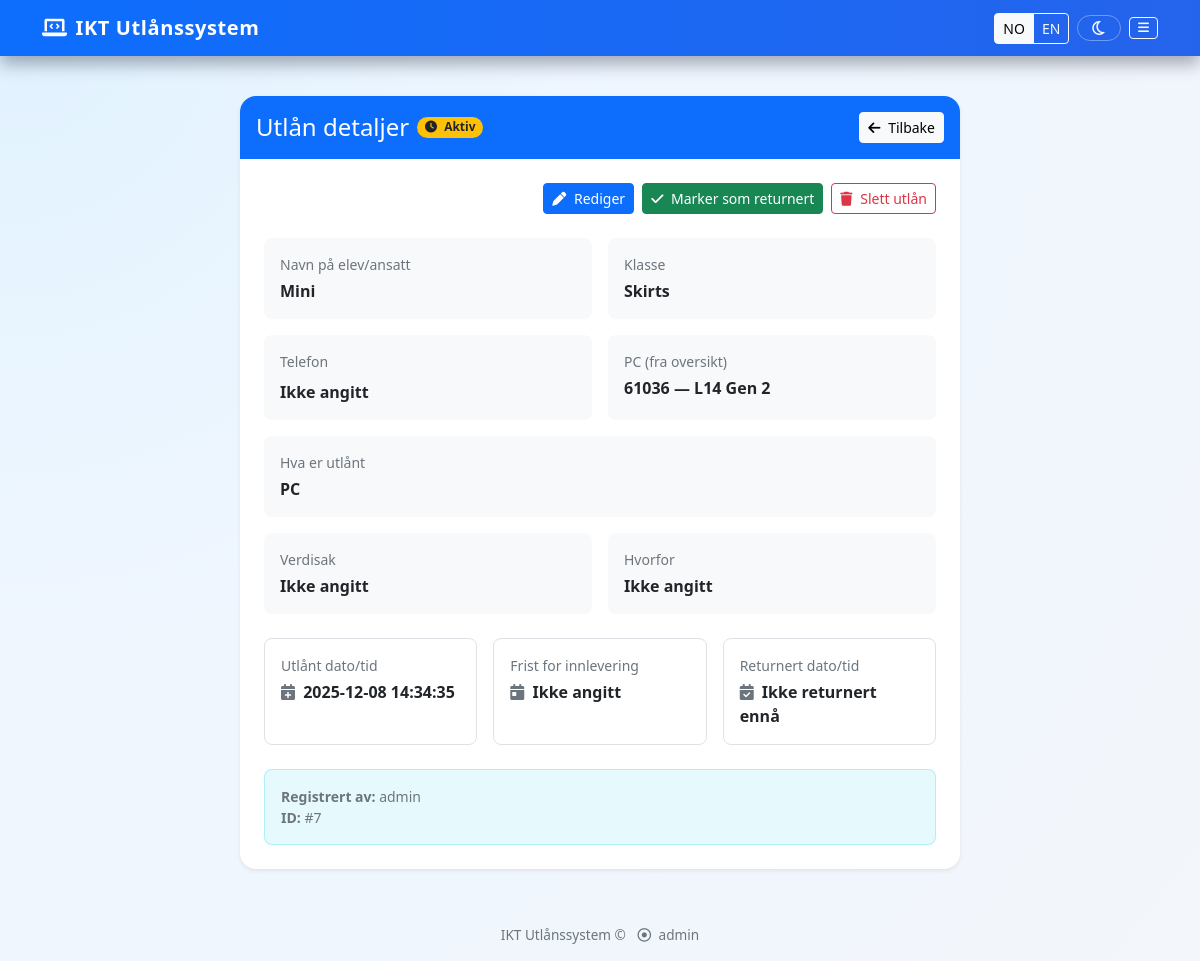
Screenshot of /loan/7 (signed in) with the database file from the repository.
### app.py (models this page shows, shortened)
class Loan(db.Model):
    __tablename__ = "loan"
    id = db.Column(db.Integer, primary_key=True)
    borrower_name = db.Column(db.String(100), nullable=False)
    borrower_phone = db.Column(db.String(30))
    class_info = db.Column(db.String(50))
    item = db.Column(db.String(100), nullable=False)
    reason = db.Column(db.String(200))
    checkout_date = db.Column(db.DateTime, default=datetime.utcnow)
    value = db.Column(db.String(100))
    due_date = db.Column(db.DateTime, nullable=True)
    return_date = db.Column(db.DateTime, nullable=True)
    user_id = db.Column(db.Integer, db.ForeignKey('user.id'), nullable=False)
    is_returned = db.Column(db.Boolean, default=False)
    pc_id = db.Column(db.Integer, db.ForeignKey('pc.id'), nullable=True)
    pc = db.relationship('PC', backref='loans')

class PC(db.Model):
    __tablename__ = "pc"  # stabilt tabellnavn
    id = db.Column(db.Integer, primary_key=True)
    ok_number = db.Column(db.String(50), unique=True, nullable=False)
    model_type = db.Column(db.String(100), nullable=False)
    notes = db.Column(db.String(200))

class User(db.Model):
    id = db.Column(db.Integer, primary_key=True)
    username = db.Column(db.String(100), unique=True, nullable=False)
    password_hash = db.Column(db.String(200), nullable=False)
    is_admin = db.Column(db.Boolean, default=False)
    loans = db.relationship('Loan', backref='user', lazy=True)

### app.py (the view)
@app.route('/loan/<int:loan_id>')
@login_required
def loan_detail(loan_id):
    loan = Loan.query.get_or_404(loan_id)
    loan.checkout_date_local = utc_to_local(loan.checkout_date)
    loan.return_date_local = utc_to_local(loan.return_date)
    is_admin = session.get('is_admin', False)
    is_owner = loan.user_id == session.get('user_id')
    if not is_admin and not is_owner:
        flash('Du har ikke tilgang til å se dette utlånet.', 'danger')
        return redirect(url_for('dashboard'))
    return render_template(
        'loan_detail.html',
        loan=loan,
        is_admin=is_admin,
        is_owner=is_owner
    )

### app.py (called while the page is built)
def translate(text: str) -> str:
    lang = session.get("lang", "no")
    if lang == "en":
        return translations.get("en", {}).get(text, text)
    return text

def translate_item(text: str) -> str:
    if not text:
        return text
    lang = session.get("lang", "no")
    if lang == "en":
        return item_translations_en.get(text, text)
    return text

def translate_class(text: str) -> str:
    if not text:
        return text
    lang = session.get("lang", "no")
    if lang == "en":
        return class_translations_en.get(text, text)
    return text

def utc_to_local(utc_dt):
    if utc_dt is None:
        return None
    if OSLO_TZ is None:
        return utc_dt
    local_tz = OSLO_TZ
    if utc_dt.tzinfo is None:
        utc_dt = utc_dt.replace(tzinfo=UTC_TZ)
    return utc_dt.astimezone(local_tz)

def login_required(f):
    @wraps(f)
    def wrap(*args, **kwargs):
        if 'user_id' not in session:
            flash('Du må logge inn først.', 'danger')
            return redirect(url_for('login'))
        return f(*args, **kwargs)
    return wrap

@app.context_processor
def inject_admin_flag():
    return {
        "is_admin": session.get("is_admin", False),
        "t": translate,
        "item_t": translate_item,
        "class_t": translate_class,  # 👈 use this in templates for loan.class_info
        "current_lang": session.get("lang", "no"),
    }

### templates/loan_detail.html (shortened to what this page needs)
{% extends 'base.html' %}
{% block content %}
<div class="container py-3">
  <div class="row justify-content-center">
    <div class="col-lg-9 col-xl-8">
      <div class="card shadow-sm border-0">
        <div class="card-header bg-primary text-white p-3 border-0 rounded-top">
          <div class="d-flex flex-column flex-md-row justify-content-between align-items-md-center gap-2">
            <div class="d-flex align-items-center gap-2">
              <h4 class="mb-0">{{ t('Utlån detaljer') }}</h4>
              {% if loan.is_returned %}
              <span class="badge rounded-pill bg-success">
                <i class="fas fa-check me-1"></i> {{ t('Returnert') }}
              </span>
              {% else %}
              <span class="badge rounded-pill bg-warning text-dark">
                <i class="fas fa-clock me-1"></i> {{ t('Aktiv') }}
              </span>
              {% endif %}
            </div>
            <div class="d-flex gap-2">
              <a href="{{ url_for('dashboard') }}" class="btn btn-light btn-sm">
                <i class="fas fa-arrow-left me-1"></i> {{ t('Tilbake') }}
              </a>
            </div>
          </div>
        </div>
        <div class="card-body p-4">
          <div class="d-flex flex-wrap justify-content-end gap-2 mb-4">
            {% if (is_admin or is_owner) %}
            <a href="{{ url_for('edit_loan', loan_id=loan.id) }}" class="btn btn-primary btn-sm">
              <i class="fas fa-pen me-1"></i> {{ t('Rediger') }}
            </a>
            {% endif %}
            {% if not loan.is_returned and (is_admin or is_owner) %}
            <form method="post" action="{{ url_for('return_loan', loan_id=loan.id) }}" class="d-inline">
              <button type="submit" class="btn btn-success btn-sm">
                <i class="fas fa-check me-1"></i> {{ t('Marker som returnert') }}
              </button>
            </form>
            {% endif %}
            {% if is_admin %}
            <form method="post" action="{{ url_for('delete_loan', loan_id=loan.id) }}" class="d-inline"
              onsubmit="return confirm('{{ t('Er du sikker på at du vil slette dette utlånet? Denne handlingen kan ikke angres.') }}');">
              <button type="submit" class="btn btn-outline-danger btn-sm">
                <i class="fas fa-trash me-1"></i> {{ t('Slett utlån') }}
              </button>
            </form>
            {% endif %}
          </div>
          <div class="row g-3">
            <div class="col-md-6">
              <div class="p-3 bg-light rounded-3 h-100">
                <div class="text-muted small mb-1">{{ t('Navn på elev/ansatt') }}</div>
                <div class="fw-semibold">{{ loan.borrower_name }}</div>
              </div>
            </div>
            <div class="col-md-6">
              <div class="p-3 bg-light rounded-3 h-100">
                <div class="text-muted small mb-1">{{ t('Klasse') }}</div>
                <div class="fw-semibold">
                  {% if loan.class_info %}
                  {{ class_t(loan.class_info) }}
                  {% else %}
                  {{ t('Ikke angitt') }}
                  {% endif %}
                </div>
              </div>
            </div>
            <div class="col-md-6">
              <div class="p-3 bg-light rounded-3 h-100">
                <div class="text-muted small mb-2">{{ t('Telefon') }}</div>
                {% if loan.borrower_phone %}
                <div class="d-flex align-items-center justify-content-between border rounded-3 bg-white px-3 py-2">
                  <a href="tel:{{ loan.borrower_phone }}" class="text-decoration-none fw-semibold">
                    <i class="fa-solid fa-phone me-2 text-success"></i>{{ loan.borrower_phone }}
                  </a>
                  <button type="button" class="btn btn-sm btn-outline-secondary" id="copyPhoneBtn"
                    title="Kopier nummer">
                    <i class="fa-regular fa-copy"></i>
                  </button>
                </div>
                <div class="text-muted small mt-1">
                  {{ t('Klikk nummeret for å ringe.') }}
                </div>
                {% else %}
                <div class="fw-semibold">{{ t('Ikke angitt') }}</div>
                {% endif %}
              </div>
            </div>
            {% if loan.pc %}
            <div class="col-md-6">
              <div class="p-3 bg-light rounded-3 h-100">
                <div class="text-muted small mb-1">{{ t('PC (fra oversikt)') }}</div>
                <div class="fw-semibold">
                  {{ loan.pc.ok_number }} — {{ loan.pc.model_type }}
                </div>
              </div>
            </div>
            {% endif %}
            <div class="col-12">
              <div class="p-3 bg-light rounded-3">
                <div class="text-muted small mb-1">{{ t('Hva er utlånt') }}</div>
                <div class="fw-semibold">{{ item_t(loan.item) }}</div>
              </div>
            </div>
            <div class="col-md-6">
              <div class="p-3 bg-light rounded-3 h-100">
                <div class="text-muted small mb-1">{{ t('Verdisak') }}</div>
                <div class="fw-semibold">{{ loan.value or t('Ikke angitt') }}</div>
              </div>
            </div>
            <div class="col-md-6">
              <div class="p-3 bg-light rounded-3 h-100">
                <div class="text-muted small mb-1">{{ t('Hvorfor') }}</div>
                <div class="fw-semibold">{{ loan.reason or t('Ikke angitt') }}</div>
              </div>
            </div>
          </div>
          <div class="row g-3 mt-2">
            <div class="col-md-4">
              <div class="p-3 border rounded-3 h-100">
                <div class="text-muted small mb-1">{{ t('Utlånt dato/tid') }}</div>
                <div class="fw-semibold">
                  <i class="fas fa-calendar-plus me-1 text-muted"></i>
                  {{ loan.checkout_date_local.strftime('%Y-%m-%d %H:%M:%S') }}
                </div>
              </div>
            </div>
            <div class="col-md-4">
              <div class="p-3 border rounded-3 h-100">
                <div class="text-muted small mb-1">{{ t('Frist for innlevering') }}</div>
                <div class="fw-semibold">
                  <i class="fas fa-calendar-day me-1 text-muted"></i>
                  {% if loan.due_date %}
                  {{ loan.due_date.strftime('%Y-%m-%d') }}
                  {% else %}
                  {{ t('Ikke angitt') }}
                  {% endif %}
                </div>
              </div>
            </div>
            <div class="col-md-4">
              <div class="p-3 border rounded-3 h-100">
                <div class="text-muted small mb-1">{{ t('Returnert dato/tid') }}</div>
                <div class="fw-semibold">
                  <i class="fas fa-calendar-check me-1 text-muted"></i>
                  {% if loan.return_date %}
                  {{ loan.return_date_local.strftime('%Y-%m-%d %H:%M:%S') }}
                  {% else %}
                  {{ t('Ikke returnert ennå') }}
                  {% endif %}
                </div>
              </div>
            </div>
          </div>
          <div class="mt-4 p-3 bg-info bg-opacity-10 border border-info border-opacity-25 rounded-3">
            <div class="small text-muted">
              <div><strong>{{ t('Registrert av:') }}</strong> {{ loan.user.username }}</div>
              <div><strong>ID:</strong> #{{ loan.id }}</div>
            </div>
          </div>
        </div>
      </div>
    </div>
  </div>
</div>
{% endblock %}

### templates/base.html (shortened to what this page needs)
<!DOCTYPE html>
<html lang="{{ 'en' if current_lang == 'en' else 'nb' }}">
<head>
    <link href="https://cdn.jsdelivr.net/npm/bootstrap@5.3.0-alpha1/dist/css/bootstrap.min.css" rel="stylesheet">
    <link rel="stylesheet" href="https://cdnjs.cloudflare.com/ajax/libs/font-awesome/6.0.0/css/all.min.css">
</head>
<body>
    <nav class="navbar navbar-dark fixed-top">
        <div class="container d-flex justify-content-between align-items-center">
            <a class="navbar-brand d-flex align-items-center gap-2"
                href="{{ url_for('dashboard') if session.get('user_id') else url_for('login') }}">
                <i class="fa-solid fa-laptop-code"></i>
                <span>{{ t('IKT Utlånssystem') }}</span>
            </a>
            <div class="d-flex align-items-center gap-2">
                <div class="btn-group">
                    <a href="{{ url_for('set_language', lang_code='no') }}"
                        class="btn btn-sm btn-outline-light {% if current_lang in ['no', 'nb'] %}active{% endif %}"
                        title="{{ t('Bytt til norsk') }}">
                        NO
                    </a>
                    <a href="{{ url_for('set_language', lang_code='en') }}"
                        class="btn btn-sm btn-outline-light {% if current_lang == 'en' %}active{% endif %}"
                        title="{{ t('Switch to English') }}">
                        EN
                    </a>
                </div>
                {% if session.user_id %}
                <button id="themeToggle" type="button" class="btn btn-sm btn-outline-light theme-toggle-btn btn-icon">
                    <i class="fa-regular fa-moon" id="themeIcon"></i>
                </button>
                <button class="btn btn-sm btn-outline-light btn-icon" type="button" data-bs-toggle="offcanvas"
                    data-bs-target="#mainMenu" aria-controls="mainMenu">
                    <i class="fa-solid fa-bars"></i>
                </button>
                {% endif %}
            </div>
        </div>
    </nav>
    <div class="content container py-4">
        {% block content %}{% endblock %}
    </div>
    <footer class="text-center">
        <div class="container">
            <p class="mb-0">
                {{ t('IKT Utlånssystem') }} &copy;
                <span class="text-muted ms-2">
                    <i class="fa-regular fa-circle-dot me-1"></i> {{ session.username or "" }}
                </span>
            </p>
        </div>
    </footer>
</body>
</html>

### templates/base.html (style rules this page uses)
:root { --bg-body: #f3f6fb; --bg-card: #ffffff; --bg-navbar: #0d6efd; --text-main: #212529; --text-muted: #6c757d; --border-soft: #e1e4eb; --shadow-soft: 0 0.25rem 0.75rem rgba(15, 23, 42, 0.12); --table-stripe: #f9fbff; }
body { padding-top: 56px; min-height: 100vh; display: flex; flex-direction: column; background: radial-gradient(circle at top left, #e0f2fe, #eff6ff 40%, var(--bg-body) 100%); color: var(--text-main); transition: background 0.35s ease, color 0.35s ease; }
.content { flex: 1; padding-top: 1rem; padding-bottom: 2rem; }
footer { margin-top: auto; padding: 1rem 0; background-color: transparent; color: var(--text-muted); font-size: 0.85rem; }
.card { background-color: var(--bg-card); border: 1px solid var(--border-soft); box-shadow: var(--shadow-soft); border-radius: 1rem; transition: transform 0.15s ease, box-shadow 0.15s ease, background-color 0.35s ease, border-color 0.35s ease; }
.card-header { border-radius: 1rem 1rem 0 0 !important; }
.navbar { background: linear-gradient(90deg, var(--bg-navbar), #2563eb) !important; box-shadow: 0 0.5rem 1rem rgba(15, 23, 42, 0.35); }
.navbar-brand { font-weight: 700; letter-spacing: 0.03em; }
.btn-icon { display: inline-flex; align-items: center; justify-content: center; gap: 0.35rem; }
.btn-icon i { font-size: 0.9em; }
.theme-toggle-btn { border-radius: 999px !important; padding: 0.25rem 0.8rem; border: 1px solid rgba(255, 255, 255, 0.35) !important; backdrop-filter: blur(8px); }
.theme-toggle-btn i { font-size: 1rem; }
.text-muted { color: var(--text-muted) !important; }

### rows the page displays
Loan: borrower_name "Mini", class_info "Skirts", item "PC", value "Ikke angitt", reason "Ikke angitt", id "7"
PC: pc.ok_number "61036", pc.model_type "L14 Gen 2"
User: user.username "admin", username "admin"

### other values shown
{{ t('IKT Utlånssystem') }} "IKT Utlånssystem"
{{ t('Utlån detaljer') }} "Utlån detaljer"
{{ t('Aktiv') }} "Aktiv"
{{ t('Tilbake') }} "Tilbake"
{{ t('Rediger') }} "Rediger"
{{ t('Marker som returnert') }} "Marker som returnert"
{{ t('Slett utlån') }} "Slett utlån"
{{ t('Navn på elev/ansatt') }} "Navn på elev/ansatt"
{{ t('Klasse') }} "Klasse"
{{ t('Telefon') }} "Telefon"
{{ t('Ikke angitt') }} "Ikke angitt"
{{ t('PC (fra oversikt)') }} "PC (fra oversikt)"
{{ t('Hva er utlånt') }} "Hva er utlånt"
{{ t('Verdisak') }} "Verdisak"
{{ t('Hvorfor') }} "Hvorfor"
